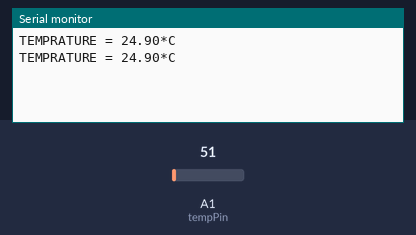
Recording of a sketch running on a simulated Arduino Uno, built with avr-gcc and run on an emulated ATmega328P. Shown: the last lines printed to the serial monitor. Inputs (shaded band) come from the test bench; at power-on: A1 (tempPin) = 51.

Above: at 1.8 s.
1.9 s: A1 (tempPin) set to 61
At 2.8 s:
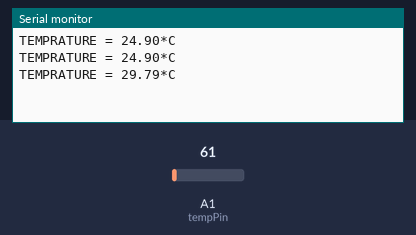
3.4 s: A1 (tempPin) set to 71
At 4.8 s:
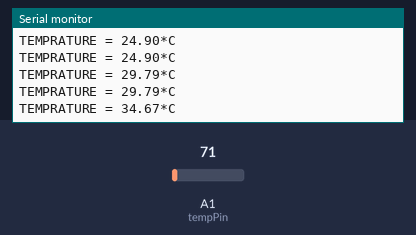
Timing chart, 0 to 6.4 s (numbered marks = the images above; inputs shaded):
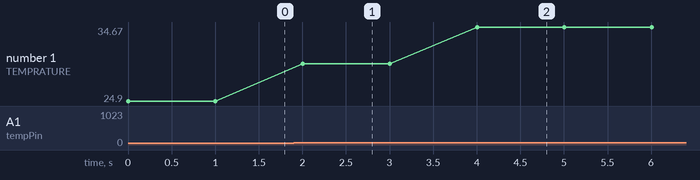

Measured:
- after the input at 1.9 s, the serial monitor: prints a new line after 0.10 s (image 1)
- after the input at 3.4 s, the serial monitor: prints a new line after 0.60 s (image 2)
- plotted number 1: 24.9 → 29.79 after the input at 1.9 s, 29.79 → 34.67 after the input at 3.4 s

The sketch:

Temp_Arduino.lnk.ino
```cpp
//using LM35 low cost '3' pin ic
int val;
int tempPin = 1;//coneted to data pin of sensor for taking data
void setup()
{
Serial.begin(9600);
}
void loop()
{
val = analogRead(tempPin);// taking readings
float mv = ( val/1024.0)*5000;
float cel = mv/10;
float farh = (cel*9)/5 + 32;

Serial.print("TEMPRATURE = ");
Serial.print(cel);
Serial.print("*C");
Serial.println();
delay(1000);

/* uncomment this to get temperature in farenhite
Serial.print("TEMPRATURE = ");
Serial.print(farh);
Serial.print("*F");
Serial.println();
*/
}
```
